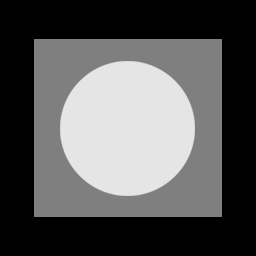
#> input picture Computer-Vision/Image-Processing/ImageProcessing-main/Chapter3_Part1-Them-nhieu/test.tif, 256 x 256 px
$ python Add_nosie.py
#> lines starting #> are read from the running program, lines starting #| are printed output that depends on the picture
import numpy as np
import cv2
import matplotlib.pyplot as plt

# Đọc ảnh
img = cv2.imread('test.tif',0)
#> img is the input picture: shape (256, 256); min 0, max 229, mean 87.1
m,n = img.shape[:2]
#> m = 256; n = 256

# Thêm nhiễu Gaussian vào ảnh img
gia_tri_TB = 10
phuong_sai = 25
noise = np.random.normal(loc=gia_tri_TB,scale=phuong_sai,size=(m,n))
Gau_noisy_img = img + noise
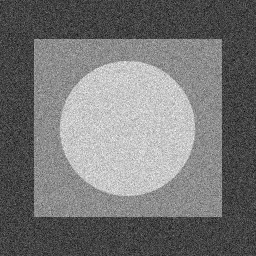
#> Gau_noisy_img: shape (256, 256) float64; min -106.5, max 334.1, mean 97; drawn with min black and max white

# Thêm nhiễu Rayleigh vào ảnh img
phuong_sai = 40
noise = np.random.rayleigh(scale=phuong_sai,size=(m,n))
Ray_noisy_img = img + noise
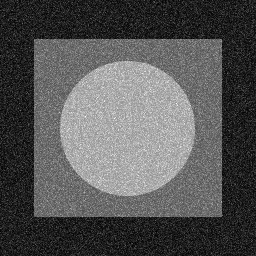
#> Ray_noisy_img: shape (256, 256) float64; min 0.103, max 409.8, mean 137.4; drawn with min black and max white

# Thêm nhiễu Erlang (Gammar) vào ảnh img
K = 2.0
phuong_sai = 18
noise = np.random.gamma(shape=K,scale=phuong_sai,size=(m,n))
Gam_noisy_img = img + noise
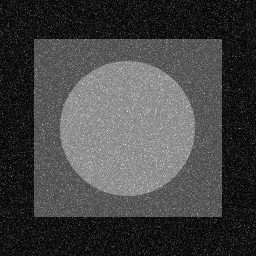
#> Gam_noisy_img: shape (256, 256) float64; min 0.0905, max 462, mean 123.2; drawn with min black and max white

# Thêm nhiễu hàm mũ vào ảnh img
phuong_sai = 26
noise = np.random.exponential(scale=phuong_sai,size=(m,n))
Exp_noisy_img = img + noise
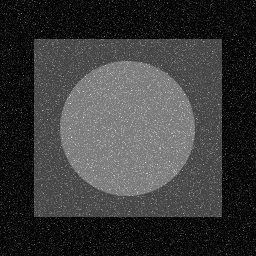
#> Exp_noisy_img: shape (256, 256) float64; min 0.000913, max 493.6, mean 113; drawn with min black and max white

# Thêm nhiễu Uniform vào ảnh img
a,b = 10,100
noise = np.random.uniform(low=a,high=b,size=(m,n))
Uni_noisy_img = img + noise
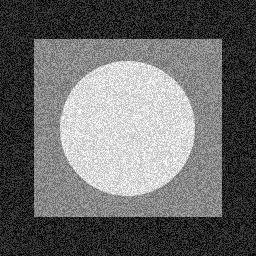
#> Uni_noisy_img: shape (256, 256) float64; min 10.01, max 329, mean 142; drawn with min black and max white

# Thêm nhiễu muối tiêu (add salt and pepper) vào ảnh img
number_black = int(m*n*0.05)  # định nghĩa số điểm đen
#> number_black = 3276
number_white = int(m*n*0.05)  # định nghĩa số điểm trắng
#> number_white = 3276
# Lấy giá trị nguyên ngẫu nhiên trong đoạn 0..m
# Giá trị này sẽ biểu diễn tọa độ điểm đen theo hàng
m_blacks = np.random.randint(0,m,number_black)
# Lấy giá trị nguyên ngẫu nhiên trong đoạn 0..n
# Giá trị này sẽ biểu diễn tọa độ điểm đen theo cột
n_blacks = np.random.randint(0,n,number_black)
# Lấy giá trị nguyên ngẫu nhiên trong đoạn 0..m
# Giá trị này sẽ biểu diễn tọa độ điểm trắng theo hàng
m_whites = np.random.randint(0,m,number_white)
# Lấy giá trị nguyên ngẫu nhiên trong đoạn 0..n
# Giá trị này sẽ biểu diễn tọa độ điểm trắng theo cột
n_whites = np.random.randint(0,n,number_white)

SP_noisy_img = np.copy(img) # Sao chép ảnh img để tạo ảnh SP_noisy_img
# Thiết lập mức xám = 0 (điểm đen) cho điểm ảnh có tọa độ (m_blacks,n_blacks)
SP_noisy_img[m_blacks,n_blacks] = 0
# Thiết lập mức xám = 255 (điểm trắng) cho điểm ảnh có tọa độ (m_whites,n_whites)
SP_noisy_img[m_whites,n_whites] = 255
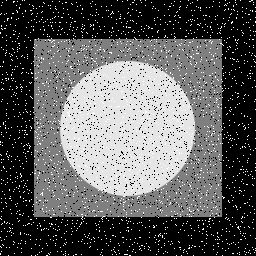
#> SP_noisy_img: shape (256, 256); min 0, max 255, mean 91.3

# 1. Hiển thị ảnh gốc, ảnh nhiễu và histogram
# Tạo cửa số 1 để hiển thị ảnh cho nhiễu Gaussian
fig1 = plt.figure(figsize=(16, 9))  # Tạo vùng vẽ tỷ lệ 16:9
#Tạo 9 vùng vẽ con
(ax1, ax2), (ax3, ax4) = fig1.subplots(2, 2)
# Hiển thị ảnh gốc
ax1.imshow(img, cmap='gray')
ax1.set_title('Ảnh gốc')
ax1.axis('off')
# Hiển thị histogram ảnh gốc
ax2.hist(img.flatten(),bins=256)
ax2.set_title('Histogram')
# Hiển thị ảnh nhiễu Gaussian
ax3.imshow(Gau_noisy_img, cmap='gray')
ax3.set_title('Ảnh nhiễu Gaussian')
ax3.axis('off')
# Hiển thị histogram ảnh nhiễu gaussian
ax4.hist(Gau_noisy_img.flatten(),bins=256)
ax4.set_title('Hitogram')
plt.show()
#> figure, not shown here; panel 2: tallest bar 32072 high, from x = 0 to 0.895; panel 4: tallest bar 953 high, from x = 8.81 to 10.53

# 2. Tạo cửa số 2 để hiển thị ảnh cho nhiễu Rayleigh
fig2 = plt.figure(figsize=(16, 9))  # Tạo vùng vẽ tỷ lệ 16:9
#Tạo 9 vùng vẽ con
(ax1, ax2), (ax3, ax4) = fig2.subplots(2, 2)
# Hiển thị ảnh gốc
ax1.imshow(img, cmap='gray')
ax1.set_title('Ảnh gốc')
ax1.axis('off')
# Hiển thị histogram ảnh gốc
ax2.hist(img.flatten(),bins=256)
ax2.set_title('Hitogram')
# Hiển thị ảnh nhiễu Rayleigh
ax3.imshow(Ray_noisy_img, cmap='gray')
ax3.set_title('Ảnh nhiễu Rayleigh')
ax3.axis('off')
# Hiển thị histogram ảnh nhiễu Rayleigh
ax4.hist(Ray_noisy_img.flatten(),bins=256)
ax4.set_title('Histogram')
plt.show()
#> figure, not shown here; panel 2: tallest bar 32072 high, from x = 0 to 0.895; panel 4: tallest bar 795 high, from x = 41.71 to 43.31

# 3. Tạo cửa số 3 để hiển thị ảnh cho nhiễu Erlang (Gamma)
fig2 = plt.figure(figsize=(16, 9))  # Tạo vùng vẽ tỷ lệ 16:9
#Tạo 9 vùng vẽ con
(ax1, ax2), (ax3, ax4) = fig2.subplots(2, 2)
# Hiển thị ảnh gốc
ax1.imshow(img, cmap='gray')
ax1.set_title('Ảnh gốc')
ax1.axis('off')
# Hiển thị histogram ảnh gốc
ax2.hist(img.flatten(),bins=256)
ax2.set_title('Hitogram')
# Hiển thị ảnh nhiễu Erlang (Gammar)
ax3.imshow(Gam_noisy_img, cmap='gray')
ax3.set_title('Ảnh nhiễu Erlang (Gammar)')
ax3.axis('off')
# Hiển thị histogram ảnh nhiễu Erlang (Gammar)
ax4.hist(Gam_noisy_img.flatten(),bins=256)
ax4.set_title('Histogram')
plt.show()
#> figure, not shown here; panel 2: tallest bar 32072 high, from x = 0 to 0.895; panel 4: tallest bar 1222 high, from x = 16.33 to 18.13

# 4. Tạo cửa số 4 để hiển thị ảnh cho nhiễu nhiễu hàm mũ
fig2 = plt.figure(figsize=(16, 9))  # Tạo vùng vẽ tỷ lệ 16:9
#Tạo 4 vùng vẽ con
(ax1, ax2), (ax3, ax4) = fig2.subplots(2, 2)
# Hiển thị ảnh gốc
ax1.imshow(img, cmap='gray')
ax1.set_title('Ảnh gốc')
ax1.axis('off')
# Hiển thị histogram ảnh gốc
ax2.hist(img.flatten(),bins=256)
ax2.set_title('Hitogram')
# Hiển thị ảnh nhiễu nhiễu hàm mũ
ax3.imshow(Exp_noisy_img, cmap='gray')
ax3.set_title('Ảnh nhiễu hàm mũ')
ax3.axis('off')
# Hiển thị histogram ảnh nhiễu nhiễu hàm mũ
ax4.hist(Exp_noisy_img.flatten(),bins=256)
ax4.set_title('Histogram')
plt.show()
#> figure, not shown here; panel 2: tallest bar 32072 high, from x = 0 to 0.895; panel 4: tallest bar 2301 high, from x = 0.000913 to 1.93

# 5. Tạo cửa số 5 để hiển thị ảnh cho nhiễu nhiễu Uniform
fig2 = plt.figure(figsize=(16, 9))  # Tạo vùng vẽ tỷ lệ 16:9
#Tạo 4 vùng vẽ con
(ax1, ax2), (ax3, ax4) = fig2.subplots(2, 2)
# Hiển thị ảnh gốc
ax1.imshow(img, cmap='gray')
ax1.set_title('Ảnh gốc')
ax1.axis('off')
# Hiển thị histogram ảnh gốc
ax2.hist(img.flatten(),bins=256)
ax2.set_title('Hitogram')
# Hiển thị ảnh nhiễu nhiễu Uniform
ax3.imshow(Uni_noisy_img, cmap='gray')
ax3.set_title('Ảnh nhiễu Uniform')
ax3.axis('off')
# Hiển thị histogram ảnh nhiễu Uniform
ax4.hist(Uni_noisy_img.flatten(),bins=256)
ax4.set_title('Histogram')
plt.show()
#> figure, not shown here; panel 2: tallest bar 32072 high, from x = 0 to 0.895; panel 4: tallest bar 498 high, from x = 69.82 to 71.06

# 6. Tạo cửa số 6 để hiển thị ảnh cho nhiễu nhiễu muối tiêu (nhiễu xung)
fig2 = plt.figure(figsize=(16, 9))  # Tạo vùng vẽ tỷ lệ 16:9
#Tạo 4 vùng vẽ con
(ax1, ax2), (ax3, ax4) = fig2.subplots(2, 2)
# Hiển thị ảnh gốc
ax1.imshow(img, cmap='gray')
ax1.set_title('Ảnh gốc')
ax1.axis('off')
# Hiển thị histogram ảnh gốc
ax2.hist(img.flatten(),bins=256)
ax2.set_title('Hitogram')
# Hiển thị ảnh nhiễu nhiễu muối tiêu (nhiễu xung)
ax3.imshow(SP_noisy_img, cmap='gray')
ax3.set_title('Ảnh nhiễu muối tiêu')
ax3.axis('off')
# Hiển thị histogram ảnh nhiễu muối tiêu (nhiễu xung)
ax4.hist(SP_noisy_img.flatten(),bins=256)
ax4.set_title('Histogram')
plt.show()
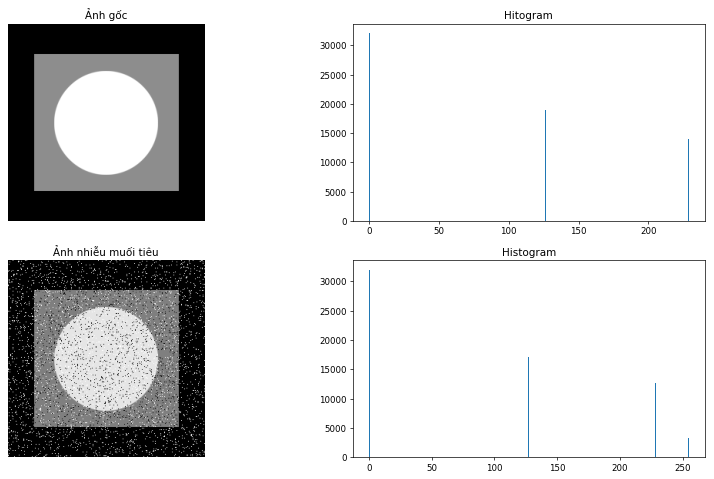
#> figure drawn by matplotlib, 4 panels; panel 2: tallest bar 32072 high, from x = 0 to 0.895; panel 4: tallest bar 32026 high, from x = 0 to 0.996
